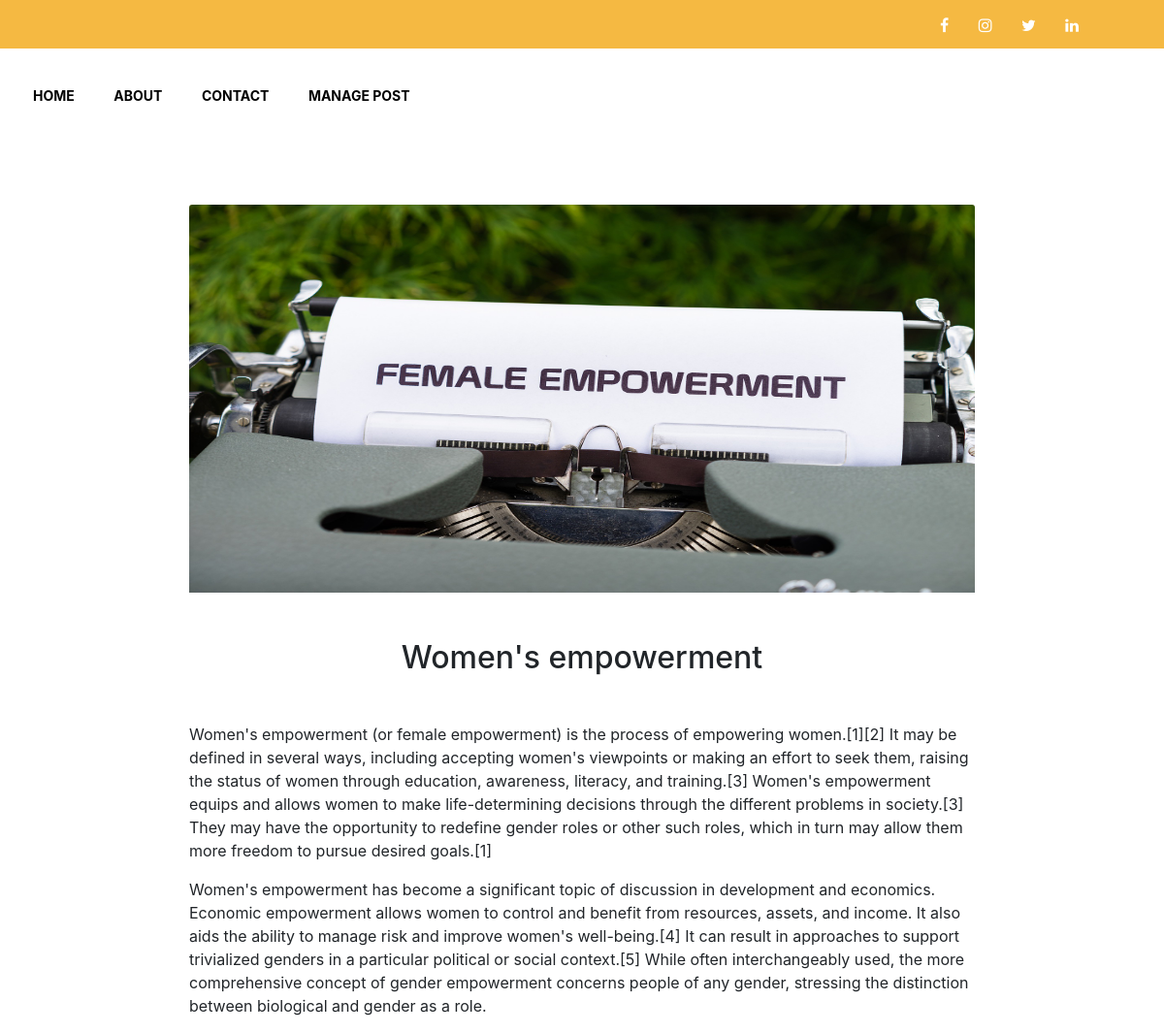
/Women/, run on the app's committed database.
### core/models.py (models this page shows, shortened)
class Core(models.Model):
	title = models.CharField(max_length=200)
	excerpt = models.TextField(null = True)
	author = models.ForeignKey(User, on_delete=models.CASCADE, related_name='core')
	slug = models.SlugField(max_length=100, unique = True)
	updated = models.DateTimeField(auto_now=True)
	image = models.ImageField(upload_to='profile_pics')
	published = models.DateTimeField(default = timezone.now)
	class Meta:
		ordering = ['-published']

### core/views.py (the view)
# urls.py: path('<slug:slug>/',views.SingleView.as_view(), name ='single'),
class SingleView(DetailView):
	model = Core
	template_name = 'single.html'
	context_object_name = 'post'

### core/templates/single.html
{% extends 'base.html' %}
{% block content %}
{% load static %}
<div class="area" style="padding-top: 0;padding-right: 15%;padding-left: 15%;">
<div class = "container">
	<div class = "row">
		<div class = "col-12 pt-5">
			<img class='card-img-top' src="{{post.image.url}}" alt='image' style="width: 100%;height: 400px;">
			<u><h2 style="text-align: center;" class = "pt-5">{{post.title}}</h2><br></u>
			<p>{{post.excerpt|linebreaks}}</p>
		</div>
	</div>
</div>
</div>
{% endblock %}

### core/templates/navigation.html (style rules this page uses)
* { margin:0; padding: 0; text-decoration: none; list-style: none; box-shadow: border-box; }

### data on the page
Core: image (picture), title "Women's empowerment", excerpt "Women's empowerment (or female empowerment) is the process of empowering women.[1][2] It may be defined in several ways, including accepting women's viewpoints or making an effort to seek them, raising the status of women through education, awareness, literacy, and training.[3] Women's empowerment equips and allows women to make life-determining decisions through the different problems in society.[3] They may have the opportunity to redefine gender roles or other such roles, which in turn may allow them more freedom to pursue desired goals.[1] Women's empowerment has become a significant topic of discussion in development and economics. Economic empowerment allows women to control and…"
